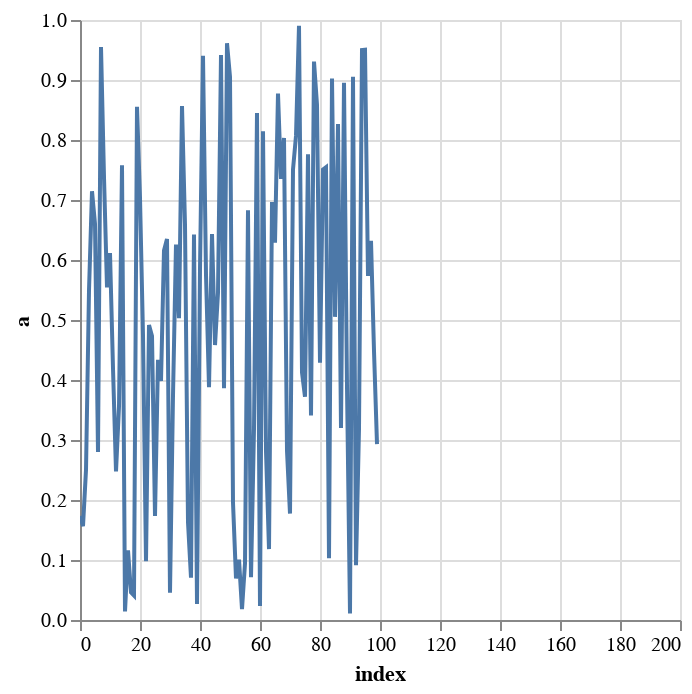

Notebook code cell kept with this figure:
### Code cell
chart.encode(x = alt.X("index").scale(domain = (0, 200)) , y = "a")

### Figure 1 — Vega-Lite specification as saved in the notebook (floating-point values rounded to 4 significant figures)
{"config": {"view": {"continuousWidth": 300, "continuousHeight": 300}}, "data": {"name": "data-d7333681932f3332f6769b5933307ac8"}, "mark": {"type": "line"}, "encoding": {"x": {"field": "index", "scale": {"domain": [0, 200]}, "type": "quantitative"}, "y": {"field": "a", "type": "quantitative"}}, "params": [{"name": "param_8", "select": {"type": "interval", "encodings": ["x", "y"]}, "bind": "scales"}], "$schema": "https://vega.github.io/schema/vega-lite/v5.17.0.json", "datasets": {"data-d7333681932f3332f6769b5933307ac8": [{"a": 0.1733, "index": 0}, {"a": 0.1564, "index": 1}, {"a": 0.2502, "index": 2}, {"a": 0.5492, "index": 3}, {"a": 0.7146, "index": 4}, {"a": 0.6602, "index": 5}, {"a": 0.2799, "index": 6}, {"a": 0.9549, "index": 7}, {"a": 0.7379, "index": 8}, {"a": 0.5544, "index": 9}, {"a": 0.6117, "index": 10}, {"a": 0.4196, "index": 11}, {"a": 0.2477, "index": 12}, {"a": 0.356, "index": 13}, {"a": 0.7578, "index": 14}, {"a": 0.01439, "index": 15}, {"a": 0.1161, "index": 16}, {"a": 0.046, "index": 17}, {"a": 0.04073, "index": 18}, {"a": 0.8555, "index": 19}, {"a": 0.7037, "index": 20}, {"a": 0.4742, "index": 21}, {"a": 0.09783, "index": 22}, {"a": 0.4916, "index": 23}, {"a": 0.4735, "index": 24}, {"a": 0.1732, "index": 25}, {"a": 0.4339, "index": 26}, {"a": 0.3985, "index": 27}, {"a": 0.6159, "index": 28}, {"a": 0.6351, "index": 29}, {"a": 0.0453, "index": 30}, {"a": 0.3746, "index": 31}, {"a": 0.6259, "index": 32}, {"a": 0.5031, "index": 33}, {"a": 0.8565, "index": 34}, {"a": 0.6587, "index": 35}, {"a": 0.1629, "index": 36}, {"a": 0.07057, "index": 37}, {"a": 0.6424, "index": 38}, {"a": 0.02651, "index": 39}, {"a": 0.5858, "index": 40}, {"a": 0.9402, "index": 41}, {"a": 0.5755, "index": 42}, {"a": 0.3882, "index": 43}, {"a": 0.6433, "index": 44}, {"a": 0.4583, "index": 45}, {"a": 0.5456, "index": 46}, {"a": 0.9415, "index": 47}, {"a": 0.3861, "index": 48}, {"a": 0.9612, "index": 49}, {"a": 0.9054, "index": 50}, {"a": 0.1958, "index": 51}, {"a": 0.06936, "index": 52}, {"a": 0.1008, "index": 53}, {"a": 0.01822, "index": 54}, {"a": 0.09444, "index": 55}, {"a": 0.683, "index": 56}, {"a": 0.07119, "index": 57}, {"a": 0.319, "index": 58}, {"a": 0.8449, "index": 59}, {"a": 0.02327, "index": 60}, {"a": 0.8145, "index": 61}, {"a": 0.2819, "index": 62}, {"a": 0.1182, "index": 63}, {"a": 0.6967, "index": 64}, {"a": 0.6289, "index": 65}, {"a": 0.8775, "index": 66}, {"a": 0.7351, "index": 67}, {"a": 0.8035, "index": 68}, {"a": 0.282, "index": 69}, {"a": 0.1774, "index": 70}, {"a": 0.7506, "index": 71}, {"a": 0.8068, "index": 72}, {"a": 0.9905, "index": 73}, {"a": 0.4126, "index": 74}, {"a": 0.372, "index": 75}, {"a": 0.7764, "index": 76}, {"a": 0.3408, "index": 77}, {"a": 0.9308, "index": 78}, {"a": 0.8584, "index": 79}, {"a": 0.429, "index": 80}, {"a": 0.7509, "index": 81}, {"a": 0.7545, "index": 82}, {"a": 0.1031, "index": 83}, {"a": 0.9026, "index": 84}, {"a": 0.5053, "index": 85}, {"a": 0.8265, "index": 86}, {"a": 0.32, "index": 87}, {"a": 0.8955, "index": 88}, {"a": 0.3892, "index": 89}, {"a": 0.01084, "index": 90}, {"a": 0.9054, "index": 91}, {"a": 0.09129, "index": 92}, {"a": 0.3193, "index": 93}, {"a": 0.9501, "index": 94}, {"a": 0.9506, "index": 95}, {"a": 0.5734, "index": 96}, {"a": 0.6318, "index": 97}, {"a": 0.4484, "index": 98}, {"a": 0.2932, "index": 99}]}}
